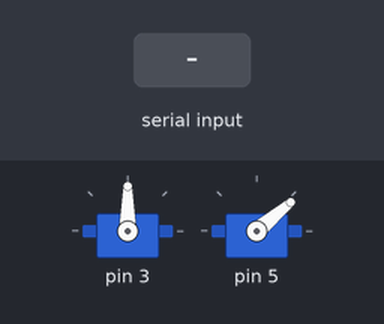
Recording of a sketch running on a simulated Arduino Uno, built with avr-gcc and run on an emulated ATmega328P. Parts: 2 × servo. The inputs (shaded band) are chosen by the test bench.

Above: at 2.2 s.
2.3 s: byte 255 (0xFF) received over Serial
At 2.6 s:
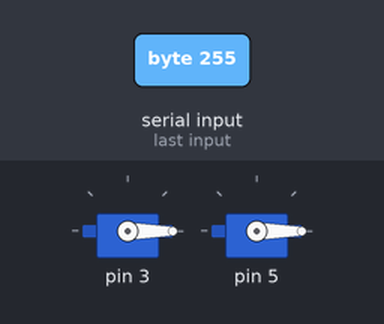
Timing chart, 0 to 5.3 s (numbered marks = the images above; inputs shaded):
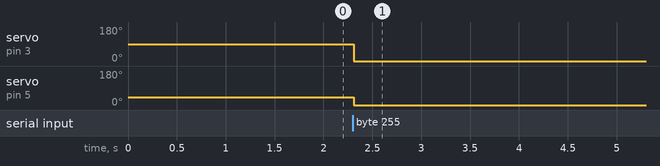

Measured:
- after the input at 2.3 s, servo on pin 3: 90° → 0° at once; servo on pin 5: 40° → 0° at once

The sketch:

Servo_control.ino
```cpp
#include <Servo.h>

static const int n = 2; //number of servo motors
Servo servo[n];  // create servo object to control a servo

void setup(){
  servo[0].attach(3);
  servo[1].attach(5);

  servo[0].write(90);
  servo[1].write(40);
  delay(1000);

  Serial.begin(9600);
}

void loop(){
  int value[n];

  if (Serial.available()) {
    if(Serial.read() == 0xFF){
      delay(10);

      value[0] = Serial.read();
      value[1] = Serial.read();

      servo[0].write(value[0]);
      servo[1].write(value[1]);

      //delay(200);

      Serial.flush();
    }
  }
}

/*void debug(){
  Serial.print("servo value 0: ");
     // Serial.print(i);
      //Serial.print("  ");
      Serial.println(value[0]);

       Serial.print("servo value 1: ");
     // Serial.print(i);
     // Serial.print("  ");
      Serial.println(value[1]);
      //Serial.print(i);

}*/
```
